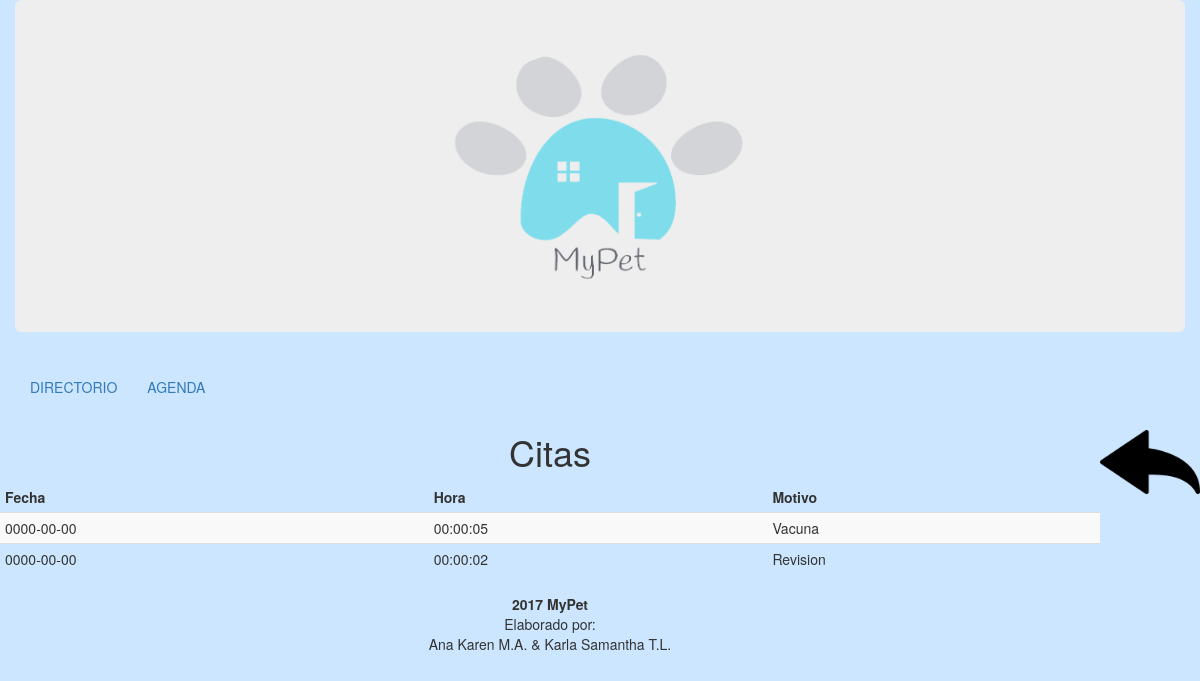
/mostrar_citas.php?id=1, run on the app's committed database.
### tables this page shows
create table citas(
id_cita mediumint(8) not null auto_increment,
fecha date not null,
hora time not null,
motivo varchar(100) not null,
id mediumint(8) not null,
PRIMARY KEY(id_cita),
FOREIGN KEY(id) REFERENCES users(id)
);

### mostrar_citas.php (the view, shortened to what this page needs)
<!DOCTYPE html>
<html lang="en">
  <head>
    <link href="css/bootstrap.min.css" rel="stylesheet">
    <link href="css/style.css" rel="stylesheet">
  </head>
  <body style="background-color:#cce6ff;">
  <body>
   <div class="container-fluid">
	<div class="row">
		<div class="col-md-12">
			<div class="jumbotron">
  			<div class="container text-center">
    		 <img src="images/mypet.png" class="img-circle" alt="Cinque Terre" width="304" height="236">
  			</div>
			</div>
  <ul class="nav navbar-nav">
      <li><a href="index.php">DIRECTORIO</a></li>
   		<li><a href="agenda.php">AGENDA</a></li>
    	</ul>
        </div>
        </div>
        </div>
        <p><a href="index.php"><img src="images/atras.png" width="100" height="100" align="right"></a></p>
        <center>
        <h1 class="deen">Citas</h1>
        </center>
        <div class="table-responsive">
 		<table class="table table-striped table-borde table-hover table-condensed">
			<thead>
				<tr>
					<td><b>Fecha</b></td>
					<td><b>Hora</b></td>
					<td><b>Motivo</b></td>
				</tr>
		</thead>
				<tbody>
       <?php
	require('conexion1.php');
	$id=$_REQUEST["id"];
  $query="SELECT id_cita,fecha, hora, motivo FROM citas where id='$id'";
	$resultado=$mysqli->query($query);
		while($row=$resultado->fetch_assoc())
            {
            	  ?>
            	<tr>
              <td>
                <?php echo $row['fecha'];?>
              </td>
               <td>
                <?php echo $row['hora'];?>
              </td>
               <td>
                <?php echo $row['motivo'];?>
              </td>
              </tr>
            	   <?php
            }
	?>
				</tbody>
			</table>
      <footer>
      <p><CENTER><strong>2017 MyPet</strong><br>Elaborado por: <br>Ana Karen M.A. & Karla Samantha T.L.</CENTER></p>
      </footer>
		</body>
	</html>

### data on the page
citas: fecha "0000-00-00", hora "00:00:05", motivo "Vacuna"
citas: fecha "0000-00-00", hora "00:00:02", motivo "Revision"
